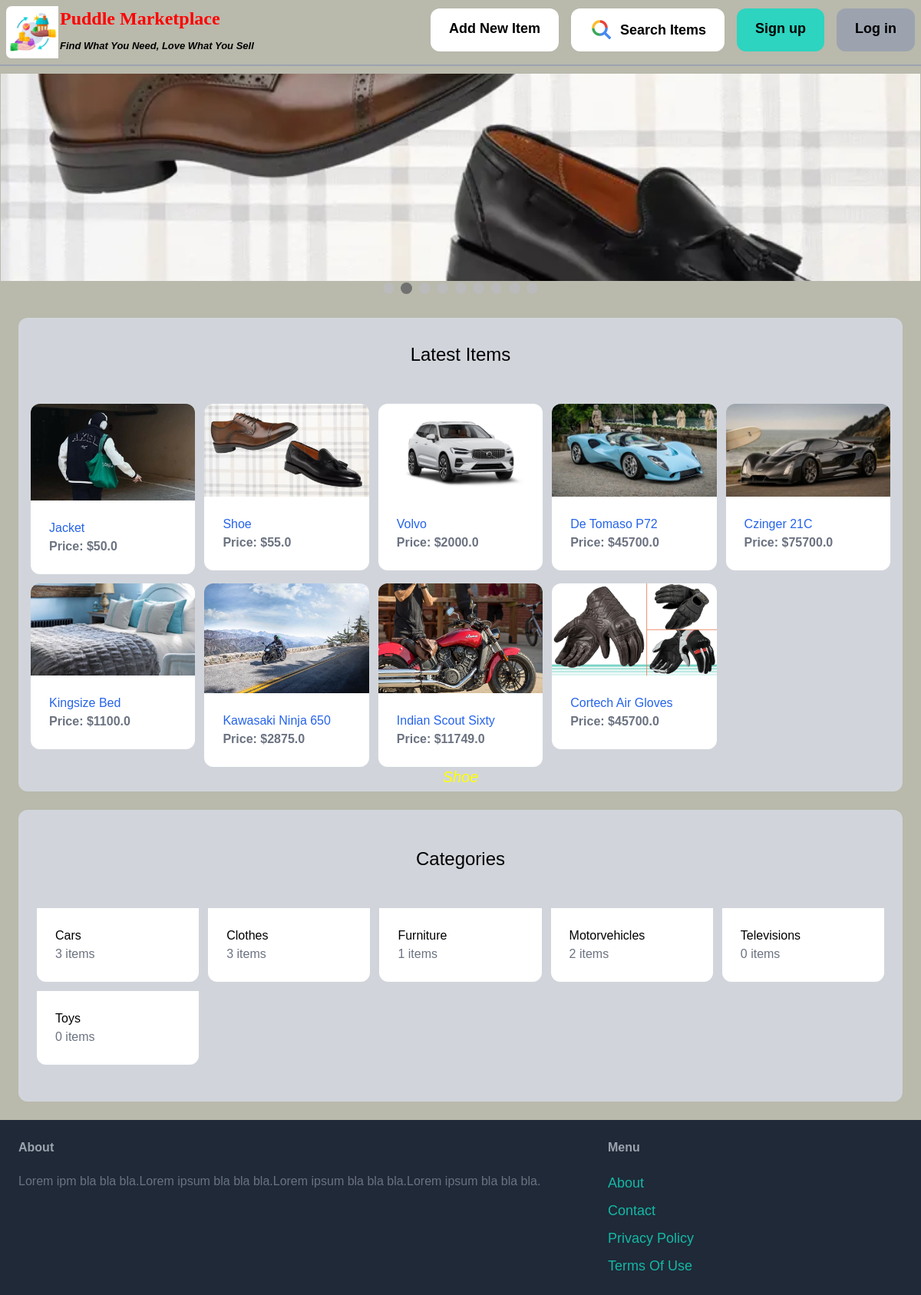
The app's page /, older data.
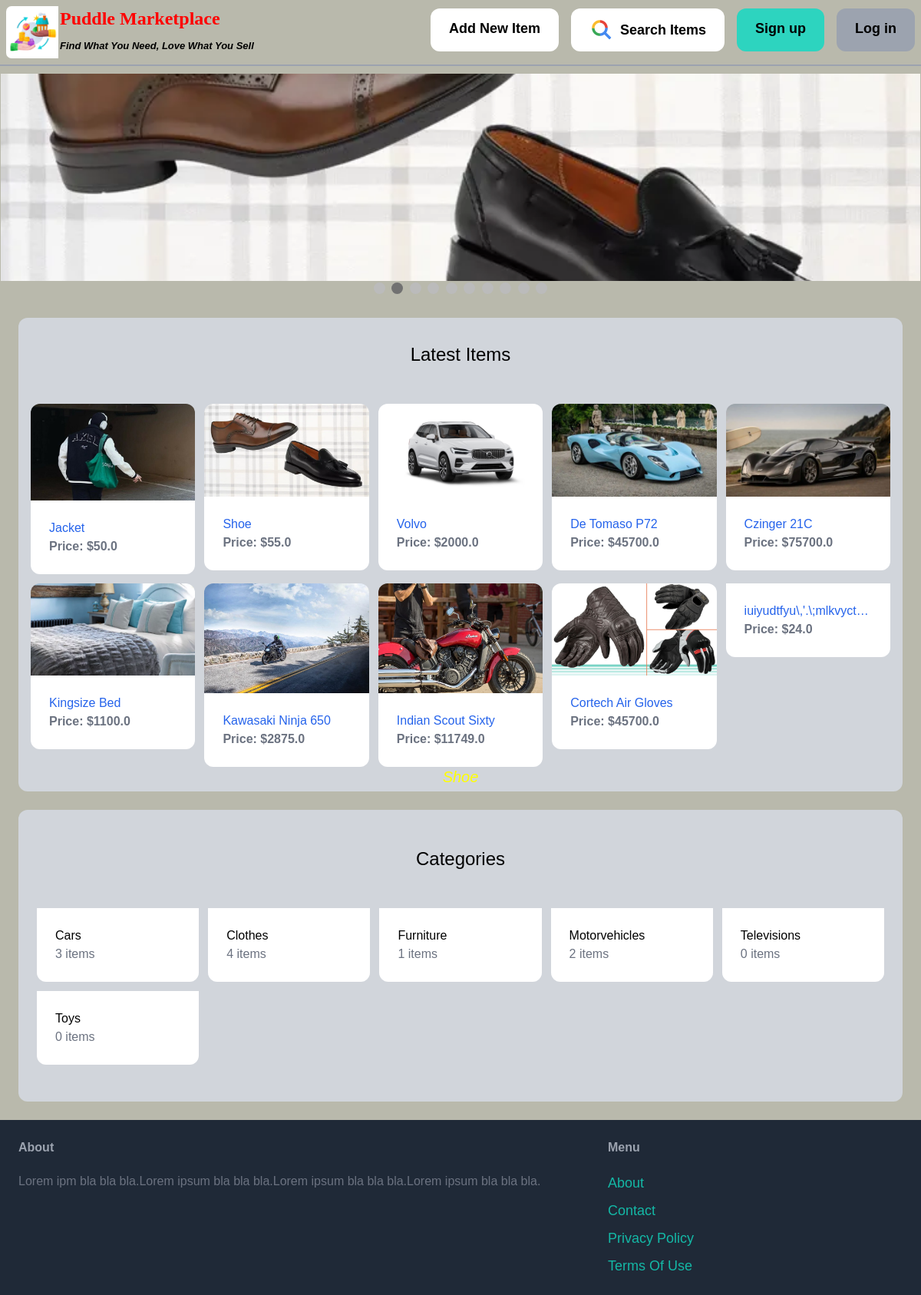
The same page, newer data.
### items/models.py (models this page shows, shortened)
class Item(models.Model):
    cartegory = models.ForeignKey(Cartegory, related_name='items', on_delete=models.CASCADE)
    name = models.CharField(max_length=255)
    description = RichTextField(blank=True, null=True)
    price = models.FloatField()
    image = models.ImageField(upload_to='item_images', blank=True, null=True)
    is_sold = models.BooleanField(default=False)
    created_by = models.ForeignKey(User, related_name='items', on_delete=models.CASCADE)
    created_at = models.DateTimeField(auto_now_add=True)

class Cartegory(models.Model):
    name = models.CharField(max_length=255)
    class Meta:
        ordering = ('name',)
        verbose_name_plural = 'Categories'

### core/views.py (the view)
# urls.py: path('', views.index, name='index'),
def index(request):
    items = Item.objects.filter(is_sold=False) [0:20]
    categories = Cartegory.objects.all()
    return render(request, 'core/index.html',{
        'categories': categories,
        'items': items,
    })

### core/templates/core/index.html (shortened to what this page needs)
{% extends 'core/base.html' %}
{% block content %}
<div class="slideshow-container">
    <br>
    <br>
    <br>
    {% for item in items %}
        {% if item.image %}
        <div class="mySlides fade">
            <a href="{% url 'items:detail' item.id %}">
                {% if item.image %}
                    <img src="{{ item.image.url }}" class="advertisement-image" alt="Advertisement Image">
                {% endif %}
            </a>
            <div class="text"><em>{{ item.name }}</em></div>
        </div>
        {% endif %}
    {% endfor %}
</div>
<div style="text-align:center">
    {% for _ in items %}
        <span class="dot"></span>
    {% endfor %}
</div>
<div class="mt-6 px-4 py-8 bg-gray-300 rounded-xl">
    <h2 class="mb-12 text-2xl text-center">Latest Items</h2>
    <div class="grid grid-cols-2 md:grid-cols-5 gap-3">
        {% for item in items %}
            <div>
                <a href="{% url 'items:detail' item.id %}">
                    <div>
                        {% if item.image %}
                            <img src="{{ item.image.url }}" class="rounded-t-xl">
                        {% endif %}
                    </div>
                    <div class="p-6 bg-white rounded-b-xl">
                        <h2 class="text-blue-600 text-1xl truncate no-underline hover:underline hover:text-red-500">{{ item.name }}</h2>
                        <p class="text-gray-500"><b>Price: ${{ item.price }}</b></p>
                    </div>
                </a>
            </div>
        {% endfor %}
    </div>
</div>
    <div class="mt-6 px-6 py-12 bg-gray-300 rounded-xl">
        <h2 class="mb-12 text-2xl text-center">Categories</h2>
        <div class="grid grid-cols-5 gap-3">
            {% for category in categories %}
                <div>
                    <a href="#">
                        <div class="p-6 bg-white rounded-b-xl">
                            <h2 class="text-1xl">{{ category.name }}</h2>
                            <p class="text-gray-500">{{ category.items.count }} items</p>
                        </div>
                    </a>
                </div>
            {% endfor %}
        </div>
    </div>
    <link rel="stylesheet" href="https://unpkg.com/swiper/swiper-bundle.min.css">
{% endblock %}

### core/templates/core/base.html (shortened to what this page needs)
<!DOCTYPE html>
<html>
<head>
    <script src="https://cdn.tailwindcss.com"></script>
</head>
<body>
    <nav class="py-2 px-2 flex justify-between items-center fixed top-0 left-0 right-0 z-10 bg-grey border-b-2 border-gray-400">
        <a href="/" class="text-base md:text-xl lg:text-2xl font-semibold" style="background-image: url('media/icon/logo.png');
        background-size: contain; background-repeat: no-repeat; padding-left: 70px; border-radius:7px;">
            <span style="color: red; font-family: 'Lucida Handwriting', cursive;">Puddle Marketplace</span>
            <br>
            <span style="font-size: 13px; color: black;"><i>Find What You Need, Love What You Sell</i></span>
        </a>
    <div class="hidden lg:flex space-x-4" style="margin-top: -6px;" id="mainMenu">
        <a href="{% url 'items:new' %}" class="px-6 py-3 text-lg font-semibold bg-white text-black hover:text-gray-100 rounded-xl hover:bg-gray-700 transition-all duration-1000">Add New Item</a>
        <a href="{% url 'items:items' %}" class="px-6 py-3 text-lg font-semibold bg-white text-black hover:text-gray-100 rounded-xl hover:bg-gray-700 transition-all duration-1000 flex items-center">
            <img src="{{ MEDIA_URL }}media/icon/SearchIcon.png" alt="Search Icon" class="w-8 h-8 rounded-full mr-2">
            <span>Search Items</span>
        </a>
        {% if request.user.is_authenticated %}
            <a href="{% url 'conversation:inbox' %}" class="px-6 py-3 text-lg font-semibold bg-teal-400 text-black rounded-xl hover:text-yellow-500 hover:bg-teal-700 transition-all duration-1000">Inbox</a>
            <a href="{% url 'dashboard:index' %}" class="px-6 py-3 text-lg font-semibold bg-gray-400 text-black rounded-xl hover:text-yellow-500 hover:bg-gray-700 transition-all duration-1000">Dashboard</a>
            <div class="dropdown">
                <table style="border: 1px solid #000; border-radius: 5px; font-size: smaller; color: red; line-height: 1; border-collapse: separate;">
                    <tr>
                        <td style="font-family: 'Lucida Handwriting', cursive;" colspan="2">My Profile</td>
                    </tr>
                    <tr>
                        <td class="flex justify-center items-center">
                            <img src="{{ MEDIA_URL }} media/icon/image_icon.jpg" alt="User Icon" class="w-6 h-5 rounded-full">
                        </td>
                    </tr>
                    <tr>
                        <td><span class="text-black truncate text-xs">Hi, <b>{{ user.username }}</b></span></td>
                    </tr>
                </table>
                <div class="dropdown-content">
                <a href="#">My Account</a>
                <br>
                <hr>
                <a href="{% url 'core:logout_view' %}">Logout</a>
                <br>
                <hr>
                <a href="{% url 'core:contact' %}">Contact us</a>
                <hr>
                </div>
            </div>
        {% else %}
            <a href="{% url 'core:signup' %}" class="px-6 py-3 text-lg font-semibold bg-teal-400 text-black rounded-xl hover:text-yellow-500 hover:bg-teal-700 transition-all duration-1000">Sign up</a>
            <a href="{% url 'core:login' %}" class="px-6 py-3 text-lg font-semibold bg-gray-400 text-black rounded-xl hover:text-yellow-500 hover:bg-gray-700 transition-all duration-1000">Log in</a>
        {% endif %}
    </div>
</nav>
<main class="px-6 py-6">
    {% block content %}
    {% endblock %}
</main>
<footer class="py-6 px-6 flex justify-between bg-gray-800">
    <div class="w-2/3 pr-10">
        <h3 class="mb-5 font-semibold text-gray-400">About</h3>
        <p class="ext-lg text-gray-500">Lorem ipm bla bla bla.Lorem ipsum bla bla bla.Lorem ipsum bla bla bla.Lorem ipsum bla bla bla.</p>
    </div>
    <div class="w-1/3">
        <h3 class="mb-5 font-semibold text-gray-400">Menu</h3>
        <ul class="space-y-2">
            <li><a href="#" class="text-lg text-teal-500 hover:text-teal-700">About</a></li>
            <li><a href="{% url 'core:contact' %}" class="text-lg text-teal-500 hover:text-teal-700">Contact</a></li>
            <li><a href="#" class="text-lg text-teal-500 hover:text-teal-700">Privacy Policy</a></li>
            <li><a href="#" class="text-lg text-teal-500 hover:text-teal-700">Terms Of Use</a></li>
        </ul>
    </div>
</footer>
</body>
</html>

### core/templates/core/base.html (style rules this page uses)
body { background-color: #b9b9ac; display: flex; flex-direction: column; min-height: 100vh; font-family: Arial, Helvetica, sans-serif; }
html { scroll-behavior: smooth; }
main { flex: 1; }
.advertisement-image { display: block; width: 100%; height: 270px; object-fit: cover; }
* { box-sizing: border-box; }
.mySlides { display: none; }
img { vertical-align: middle; }
.slideshow-container { margin-left: -23px; margin-right: -23px; padding-left: 0; padding-right: 0; }
.text { color: #FFFF00; font-size: 15px; padding: 8px 12px; position: absolute; top: 60%; left: 50%; transform: translate(-50%, -50%); width: 100%; text-align: center; font-size: 20px; }
.dot { height: 15px; width: 15px; margin: 0 2px; background-color: #bbb; border-radius: 50%; display: inline-block; transition: background-color 0.6s ease; }
.active { background-color: #717171; }
.fade { animation-name: fade; animation-duration: 1.5s; }
.truncate { overflow: hidden; white-space: nowrap; text-overflow: ellipsis; }

Row changes from the older to the newer data that the page shows:
added Item: name "iuiyudtfyu\\,'.\\;mlkvyct…", price "24.0"
computed for Cartegory "Clothes": items.count "3" → "4"
